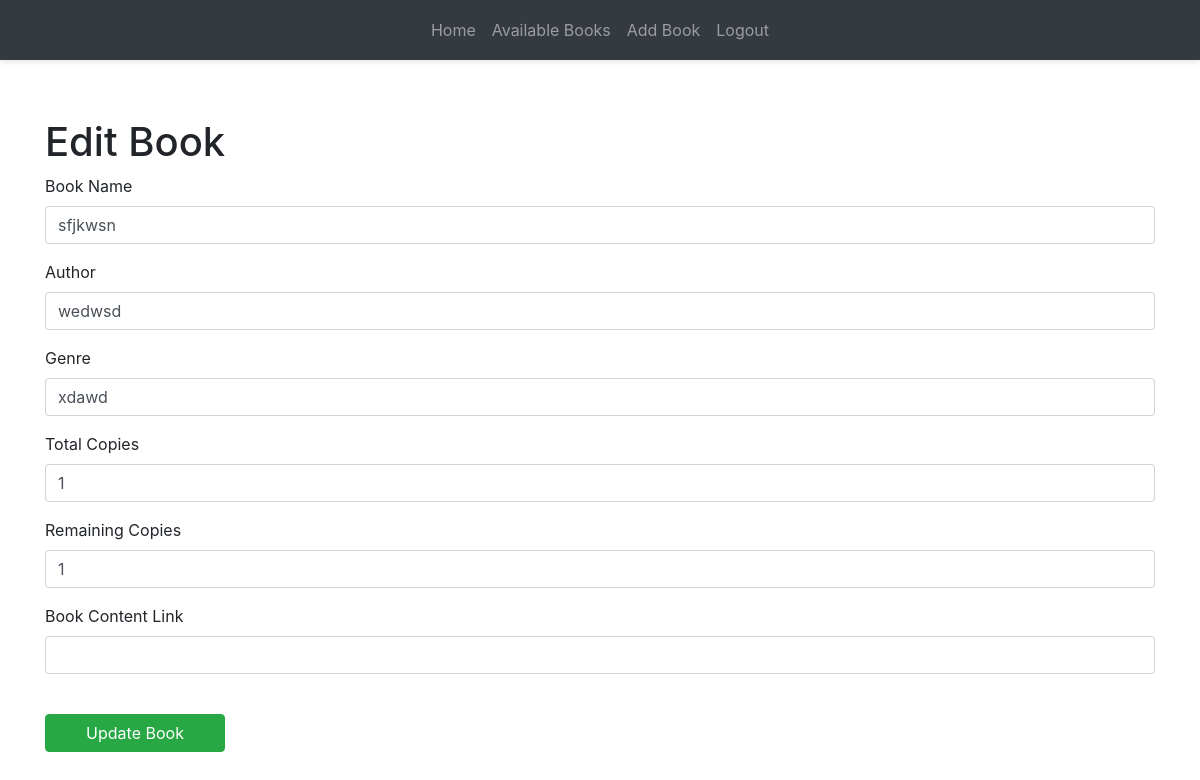
The page /edit-book/6 (signed in) on the database its author committed.
### website/models.py (models this page shows)
class Book(db.Model):
    id = db.Column(db.Integer, primary_key=True)  # a reference ID
    name = db.Column(db.String(150), nullable=False)  # a title
    author = db.Column(db.String(150), nullable=False)  # an author
    genre = db.Column(db.String(50), nullable=True)  # genre (optional)
    copies = db.Column(db.Integer, nullable=False)  # number of total copies
    remaining_copies = db.Column(db.Integer, nullable=False)  # number of remaining copies
    content_link = db.Column(db.String(500), nullable=True)  # link to access the book (optional)
    borrowed_books = db.relationship('BorrowedBook', backref='book')# relationship to track borrow records for this book

### website/views.py (the view, shortened to what this page needs)
@views.route('/edit-book/<int:book_id>', methods=['GET', 'POST'])
@login_required
def edit_book(book_id):
    if not current_user.is_admin:
        flash("You do not have permission to access this page.", category='error')
        return redirect(url_for('views.home'))
    book = Book.query.get(book_id)
    if not book:
        flash("Book not found.", category='error')
        return redirect(url_for('views.book_list'))
    return render_template('edit_book.html', book=book)

### website/templates/edit_book.html (shortened to what this page needs)
{% extends "base.html" %}
{% block content %}
<h1>Edit Book</h1>
<form method="POST">
    <div class="form-group">
        <label for="name">Book Name</label>
        <input
            type="text"
            id="name"
            name="name"
            class="form-control"
            value="{{ book.name }}"
            required
        />
    </div>
    <div class="form-group">
        <label for="author">Author</label>
        <input
            type="text"
            id="author"
            name="author"
            class="form-control"
            value="{{ book.author }}"
            required
        />
    </div>
    <div class="form-group">
        <label for="genre">Genre</label>
        <input
            type="text"
            id="genre"
            name="genre"
            class="form-control"
            value="{{ book.genre }}"
        />
    </div>
    <div class="form-group">
        <label for="copies">Total Copies</label>
        <input
            type="number"
            id="copies"
            name="copies"
            class="form-control"
            value="{{ book.copies }}"
            required
        />
    </div>
    <div class="form-group">
        <label for="remaining_copies">Remaining Copies</label>
        <input
            type="number"
            id="remaining_copies"
            name="remaining_copies"
            class="form-control"
            value="{{ book.remaining_copies }}"
            required
        />
    </div>
    <div class="form-group">
        <label for="content_link">Book Content Link</label>
        <input
            type="url"
            id="content_link"
            name="content_link"
            class="form-control"
            value="{{ book.content_link }}"
        />
    </div>
    <br />
    <button type="submit" class="btn btn-success">Update Book</button>
</form>
{% endblock %}

### website/static/css/style.css (style rules this page uses)
html { box-sizing: border-box; -webkit-font-smoothing: antialiased; }
* { box-sizing: inherit; }
*:before, *:after { box-sizing: inherit; }
body { min-height: 100vh; display: flex; font-family: 'Inter', Arial; justify-content: center; align-items: center; background: #eceffc; }

### website/templates/base.html (style rules this page uses)
button { font-family: inherit; font-size: 20px; background: royalblue; color: white; padding: 0.9em 1.5em; display: flex; align-items: center; justify-content: center; border: none; border-radius: 16px; overflow: hidden; transition: all 0.2s; cursor: pointer; position: relative; width: 180px; }

### rows shown on the page
Book: name "sfjkwsn", author "wedwsd", genre "xdawd", copies "1", remaining_copies "1"
